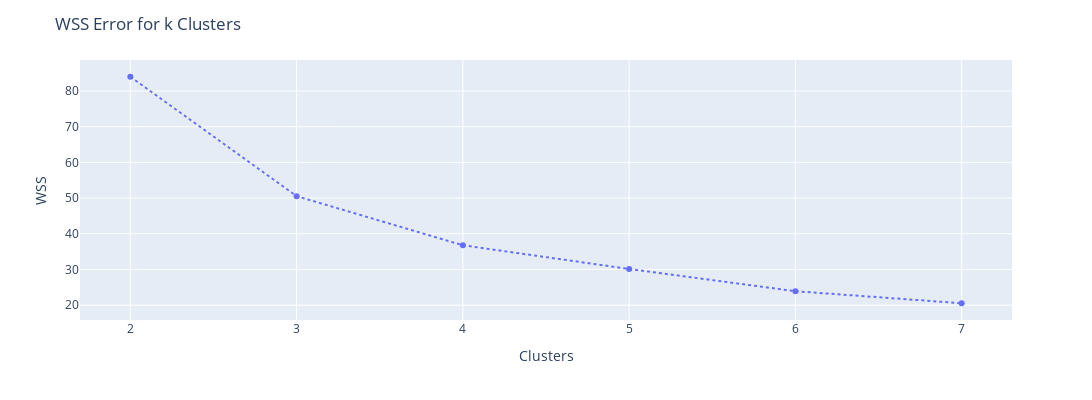

This figure's notebook cell:
### Markdown cell above
## 7.1. Within-Cluster Sum of Square <a id='within_cluster'></a>

### Code cell
wss = []

for k in clusters:
    # model definition
    kmeans = KMeans(init = 'random', n_clusters = k, n_init = 10, max_iter = 300, random_state = 42)
    
    # model training
    kmeans.fit(X)
    
    # validation
    wss.append(kmeans.inertia_)
    
# plot wss - Elbow Method
fig = px.line(x=clusters, y=wss, markers = True, width=1200, height=400)
fig.update_layout(title='WSS Error for k Clusters',
                  xaxis_title="Clusters",
                  yaxis_title="WSS")
fig.update_traces(patch={"line": {"dash": 'dot'}}) 
fig.show()

### Figure 1 — Plotly figure (JSON) as saved in the notebook; plotly's stock layout.template omitted (floating-point values rounded to 4 significant figures)
{"data": [{"hovertemplate": "x=%{x}<br>y=%{y}<extra></extra>", "legendgroup": "", "line": {"color": "#636efa", "dash": "dot"}, "marker": {"symbol": "circle"}, "mode": "lines+markers", "name": "", "orientation": "v", "showlegend": false, "type": "scatter", "x": [2, 3, 4, 5, 6, 7], "xaxis": "x", "y": [84.0, 50.55, 36.78, 30.14, 23.91, 20.53], "yaxis": "y"}], "layout": {"height": 400, "legend": {"tracegroupgap": 0}, "margin": {"t": 60}, "title": {"text": "WSS Error for k Clusters"}, "width": 1200, "xaxis": {"anchor": "y", "autorange": true, "domain": [0, 1], "range": [1.7, 7.3], "title": {"text": "Clusters"}, "type": "linear"}, "yaxis": {"anchor": "x", "autorange": true, "domain": [0, 1], "range": [15.84, 88.69], "title": {"text": "WSS"}, "type": "linear"}}}
